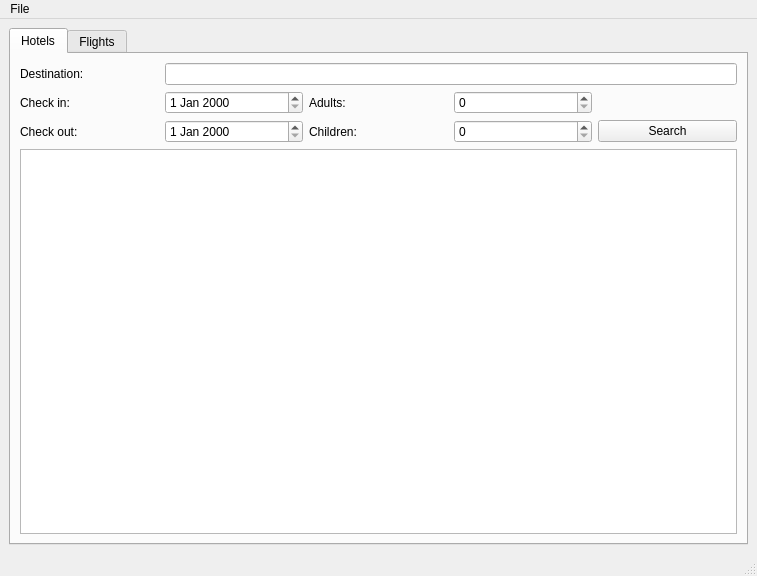
<?xml version="1.0" encoding="UTF-8"?>
<ui version="4.0">
 <class>interface</class>
 <widget class="QMainWindow" name="interface">
  <property name="geometry">
   <rect>
    <x>0</x>
    <y>0</y>
    <width>757</width>
    <height>576</height>
   </rect>
  </property>
  <property name="windowTitle">
   <string>MainWindow</string>
  </property>
  <widget class="QWidget" name="centralwidget">
   <layout class="QVBoxLayout" name="verticalLayout">
    <item>
     <widget class="QTabWidget" name="tabWidget">
      <property name="sizePolicy">
       <sizepolicy hsizetype="Expanding" vsizetype="Expanding">
        <horstretch>0</horstretch>
        <verstretch>0</verstretch>
       </sizepolicy>
      </property>
      <property name="autoFillBackground">
       <bool>false</bool>
      </property>
      <property name="currentIndex">
       <number>0</number>
      </property>
      <widget class="QWidget" name="tab">
       <attribute name="title">
        <string>Hotels</string>
       </attribute>
       <layout class="QGridLayout" name="gridLayout_2">
        <item row="1" column="3">
         <widget class="QSpinBox" name="spinBox"/>
        </item>
        <item row="1" column="1">
         <widget class="QDateEdit" name="dateEdit"/>
        </item>
        <item row="2" column="4">
         <widget class="QPushButton" name="pushButton">
          <property name="text">
           <string>Search</string>
          </property>
         </widget>
        </item>
        <item row="0" column="0">
         <widget class="QLabel" name="label_5">
          <property name="text">
           <string>Destination:</string>
          </property>
         </widget>
        </item>
        <item row="2" column="1">
         <widget class="QDateEdit" name="dateEdit_2"/>
        </item>
        <item row="2" column="2">
         <widget class="QLabel" name="label_4">
          <property name="text">
           <string>Children:</string>
          </property>
         </widget>
        </item>
        <item row="2" column="0">
         <widget class="QLabel" name="label_2">
          <property name="text">
           <string>Check out:</string>
          </property>
         </widget>
        </item>
        <item row="2" column="3">
         <widget class="QSpinBox" name="spinBox_2"/>
        </item>
        <item row="1" column="0">
         <widget class="QLabel" name="label">
          <property name="text">
           <string>Check in:</string>
          </property>
         </widget>
        </item>
        <item row="1" column="2">
         <widget class="QLabel" name="label_3">
          <property name="text">
           <string>Adults: </string>
          </property>
         </widget>
        </item>
        <item row="3" column="0" colspan="5">
         <widget class="QTableView" name="tableView">
          <property name="styleSheet">
           <string notr="true">background-image: url(:/Untitled-1.jpg);</string>
          </property>
         </widget>
        </item>
        <item row="0" column="1" colspan="4">
         <widget class="QLineEdit" name="lineEdit_3"/>
        </item>
       </layout>
      </widget>
      <widget class="QWidget" name="tab_2">
       <attribute name="title">
        <string>Flights</string>
       </attribute>
       <layout class="QGridLayout" name="gridLayout">
        <item row="2" column="0">
         <widget class="QLabel" name="label_6">
          <property name="text">
           <string>Date:</string>
          </property>
         </widget>
        </item>
        <item row="2" column="1">
         <widget class="QDateEdit" name="dateEdit_3"/>
        </item>
        <item row="2" column="3">
         <widget class="QSpinBox" name="spinBox_4"/>
        </item>
        <item row="3" column="4">
         <widget class="QPushButton" name="pushButton_2">
          <property name="text">
           <string>Cheapest trip</string>
          </property>
         </widget>
        </item>
        <item row="2" column="2">
         <widget class="QLabel" name="label_8">
          <property name="text">
           <string>Adults: </string>
          </property>
         </widget>
        </item>
        <item row="1" column="0">
         <widget class="QLabel" name="label_11">
          <property name="text">
           <string>To:</string>
          </property>
         </widget>
        </item>
        <item row="2" column="4">
         <widget class="QCheckBox" name="checkBox">
          <property name="text">
           <string>Round Trip</string>
          </property>
          <property name="checked">
           <bool>true</bool>
          </property>
         </widget>
        </item>
        <item row="4" column="0" colspan="5">
         <widget class="QListView" name="listView">
          <property name="styleSheet">
           <string notr="true">background-image: url(:/flights.jpg);</string>
          </property>
         </widget>
        </item>
        <item row="3" column="1">
         <widget class="QDateEdit" name="back_date"/>
        </item>
        <item row="3" column="3">
         <widget class="QSpinBox" name="spinBox_3"/>
        </item>
        <item row="3" column="2">
         <widget class="QLabel" name="label_7">
          <property name="text">
           <string>Children:</string>
          </property>
         </widget>
        </item>
        <item row="0" column="0">
         <widget class="QLabel" name="label_10">
          <property name="text">
           <string>From:</string>
          </property>
         </widget>
        </item>
        <item row="3" column="0">
         <widget class="QLabel" name="back_label">
          <property name="text">
           <string>Back:</string>
          </property>
         </widget>
        </item>
        <item row="0" column="1">
         <widget class="QLineEdit" name="lineEdit"/>
        </item>
        <item row="1" column="1">
         <widget class="QLineEdit" name="lineEdit_2">
          <property name="sizePolicy">
           <sizepolicy hsizetype="Expanding" vsizetype="Preferred">
            <horstretch>0</horstretch>
            <verstretch>0</verstretch>
           </sizepolicy>
          </property>
         </widget>
        </item>
        <item row="1" column="3" colspan="2">
         <widget class="QPushButton" name="pushButton_3">
          <property name="text">
           <string>shortest trip</string>
          </property>
         </widget>
        </item>
       </layout>
      </widget>
     </widget>
    </item>
   </layout>
  </widget>
  <widget class="QMenuBar" name="menubar">
   <property name="geometry">
    <rect>
     <x>0</x>
     <y>0</y>
     <width>757</width>
     <height>21</height>
    </rect>
   </property>
   <widget class="QMenu" name="menuFile">
    <property name="title">
     <string>File</string>
    </property>
    <addaction name="actionWrite_a_review"/>
    <addaction name="actionView_My_Reservations"/>
    <addaction name="actionView_My_Wallet"/>
   </widget>
   <addaction name="menuFile"/>
  </widget>
  <widget class="QStatusBar" name="statusbar"/>
  <action name="actionWrite_a_review">
   <property name="text">
    <string>Write a review</string>
   </property>
  </action>
  <action name="actionView_My_Reservations">
   <property name="text">
    <string>View My Reservations</string>
   </property>
  </action>
  <action name="actionView_My_Wallet">
   <property name="text">
    <string>View My Wallet</string>
   </property>
  </action>
 </widget>
 <resources/>
 <connections/>
</ui>
